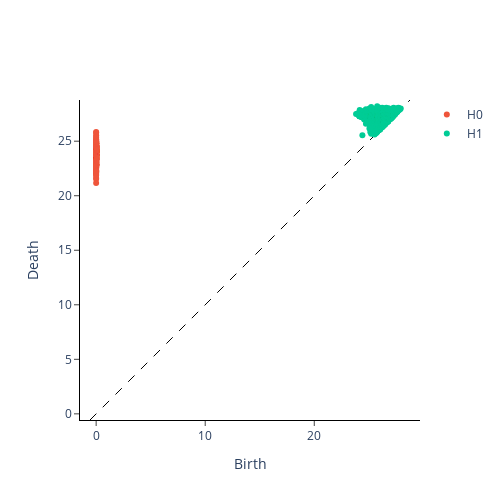

The notebook cell saved with this chart:
### Code cell
# Persistent diagram for Null model
VR_comb.plot(diagrams_comb, sample=1)

### Figure 1 — Plotly figure (JSON) as saved in the notebook; plotly's stock layout.template omitted (floating-point values rounded to 4 significant figures; data arrays with more than 128 entries replaced by an {"elided": "..."} marker saying what was removed)
{"data": [{"hoverinfo": "none", "line": {"color": "black", "dash": "dash", "width": 1}, "mode": "lines", "showlegend": false, "type": "scatter", "x": [-0.5643, 28.78], "y": [-0.5643, 28.78]}, {"hoverinfo": "text", "hovertext": {"elided": "299 str values"}, "mode": "markers", "name": "H0", "type": "scatter", "x": {"elided": "299 int values"}, "y": {"elided": "299 float values"}}, {"hoverinfo": "text", "hovertext": {"elided": "1987 str values"}, "mode": "markers", "name": "H1", "type": "scatter", "x": {"elided": "1987 float values"}, "y": {"elided": "1987 float values"}}], "layout": {"height": 500, "plot_bgcolor": "white", "width": 500, "xaxis": {"autorange": false, "exponentformat": "e", "linecolor": "black", "linewidth": 1, "mirror": false, "range": [-0.5643, 28.78], "showexponent": "all", "showline": true, "side": "bottom", "ticks": "outside", "title": {"text": "Birth"}, "type": "linear", "zeroline": true}, "yaxis": {"autorange": false, "exponentformat": "e", "linecolor": "black", "linewidth": 1, "mirror": false, "range": [-0.5643, 28.78], "scaleanchor": "x", "scaleratio": 1, "showexponent": "all", "showline": true, "side": "left", "ticks": "outside", "title": {"text": "Death"}, "type": "linear", "zeroline": true}}}
